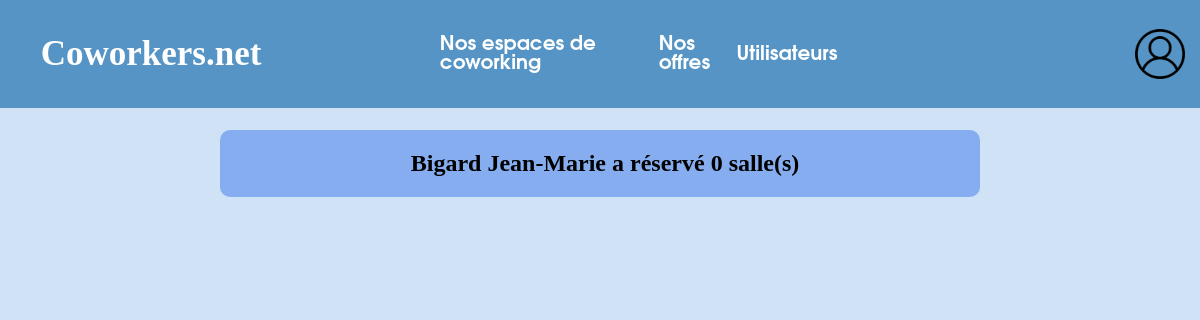
Page /liste.php on the committed database.
### tables this page shows
CREATE TABLE Coworkers (
    idCoworker INT NOT NULL PRIMARY KEY AUTO_INCREMENT,
    nomCoworker VARCHAR(50) NOT NULL ,
    prenomCoworker VARCHAR(50) NOT NULL,
    tel VARCHAR(13) NOT NULL,
    codeSecret VARCHAR(8) NOT NULL
);

### www/general/database.php (called while the page is built, shortened)
<?php global $db;
$host = "localhost";
$port = 3306;
$user = "root";
$password = "root";
$database = "sae";
try {
    $db = new PDO("mysql:host=$host:$port;dbname=$database", $user, $password);
} catch (PDOException $e) {
    print "Error!: " . $e->getMessage() . "<br/>";
    die("Erreur : Connexion impossible à la base de données");
}
class Database {
    public static function execute(string $request) : false|PDOStatement {
        global $db;
        return $db->query($request);
    }
}
?>

### www/liste.php (the view, shortened to what this page needs)
<?php require_once 'general/database.php' ?>
<!DOCTYPE html>
<html lang="fr">
<head>
    <?php require 'general/head.php' ?>
</head>
<body>
<header>
    <?php require 'general/nav.php' ?>
</header>
<main id="main-utilisateurs">
    <section class="utilisateurs">
        <?php
            $Coworkers = Database::execute("SELECT c.idCoworker, nomCoworker, prenomCoworker, COUNT(r.idSalle) AS nbReservations
            FROM Coworkers c LEFT JOIN Reservations r ON c.idCoworker = r.idCoworker GROUP BY c.idCoworker;");
            foreach($Coworkers as $Coworker): ?>
               <div class="donnees">
                    <h1> <?=$Coworker['nomCoworker'] ?> <?=$Coworker['prenomCoworker'] ?> a  réservé <?=$Coworker['nbReservations'] ?> salle(s)</h1>
               </div>
            <?php endforeach;?>
    </section>
</main>
</body>
</html>

### www/css/style.css (style rules this page uses)
html { scroll-behavior: smooth; scroll-padding: 7vw; }
title, body, nav, header, main, footer { width: 100%; display: flex; }
body { flex-direction: column; padding: 0; margin: 0; background-color: #d0e2f5; }
header { box-sizing: content-box; background-color: #5594c4; z-index: 1000; position: fixed; }
main, section, a { width: 100%; display: flex; }
main { position: absolute; top : 100px; flex-direction: column; bottom:0; height: 90%; }
.donnees { background-color: #5594c4; display: flex; flex-direction: row; overflow: hidden; border-radius: 10px; }
.utilisateurs { padding-top: 20px; flex-direction: column; justify-content: center; align-items: stretch; width: 70%; }
#main-utilisateurs { display: flex; align-items: center; }
.utilisateurs .donnees { display: flex; justify-content: center; margin: 10px 40px; background: rgba(100, 149, 237, 0.69); }
.utilisateurs .donnees h1 { margin-left: 10px; }

### rows in the picture
coworkers: nomCoworker "Bigard", prenomCoworker "Jean-Marie", nbReservations "0"
